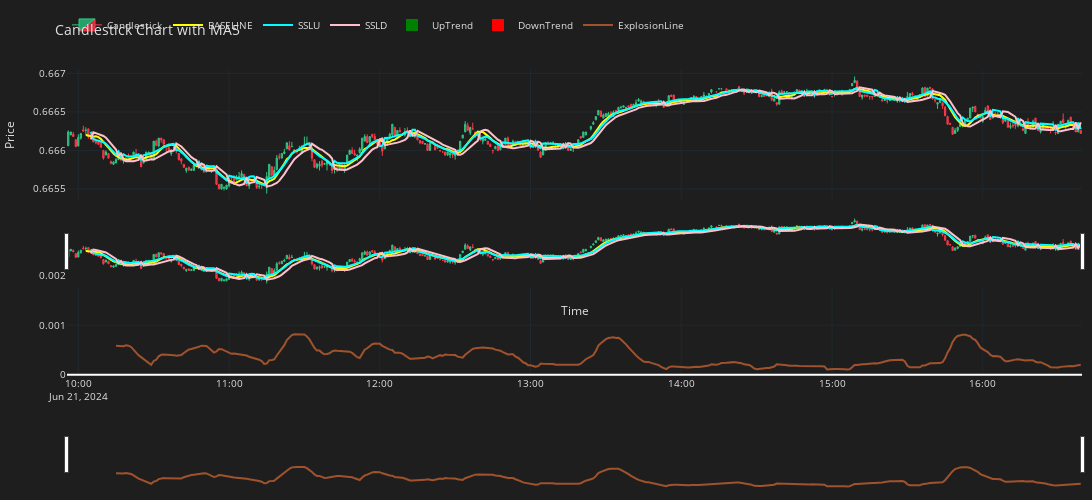

The notebook cell saved with this chart:
### Code cell
import plotly.graph_objects as go
from plotly.subplots import make_subplots  # Correct import for make_subplots

# Create a figure using subplots and add the trace to it

fig = make_subplots(rows=2, cols=1, shared_xaxes=True)

fig.add_trace(go.Candlestick(
    x=df['Time'],
    open=df['Open'],
    high=df['High'],
    low=df['Low'],
    close=df['Close'],
    name='Candlestick',
    line=dict(width=1),
    opacity=1,
    increasing_fillcolor='#24A06B',
    decreasing_fillcolor="#CC2E3C",
    increasing_line_color='#2EC886',
    decreasing_line_color='#FF3A4C'  # Plot on the primary y-axis
), row=1, col=1)

fig.add_trace(go.Scatter(
    x=df['Time'],
    y=df['baseline'],
    name='BASELINE',
    mode='lines',
    line=dict(color='yellow', width=2)  # Plot on the secondary y-axis
), row=1, col=1)


fig.add_trace(go.Scatter(
    x=df['Time'],
    y=df['sslUp'],
    name='SSLU',
    line=dict(color='aqua', width=2),  # Plot on the secondary y-axis
), row=1, col=1)

# SSLD trace
fig.add_trace(go.Scatter(
    x=df['Time'],
    y=df['sslDown'],
    name='SSLD',
    line=dict(color='pink', width=2),  # Plot on the secondary y-axis
), row=1, col=1)


# WAE chart
fig.add_trace(go.Bar(
    x=df['Time'],
    y=df['trendUp'],
    marker_color=np.where(df['trendUp'] < df['trendUp'].shift(1), 'lime', 'green'),
    name='UpTrend',
    width=0.04,
    marker_line_color='rgba(0,0,0,0)',  # Hides the marker border
    marker_line_width=0,  # Sets the marker border width to 0
), row=2, col=1)

fig.add_trace(go.Bar(
    x=df['Time'],
    y=df['trendDown'],
    marker_color=np.where(df['trendDown'] < df['trendDown'].shift(1), 'orange', 'red'),
    name='DownTrend',
    width=0.04,
    marker_line_color='rgba(0,0,0,0)',  # Hides the marker border
    marker_line_width=0,  # Sets the marker border width to 0
), row=2, col=1)


fig.add_trace(go.Scatter(
    x=df['Time'],
    y=df['e1'],
    mode='lines',
    name='ExplosionLine',
    line=dict(color='#A0522D', width=2)
), row=2, col=1)

# Update layout for WAE chart
fig.update_layout(
    title='Candlestick Chart with WAE',
    xaxis_title='Date',
    height=800,
    width=1200,
    margin=dict(l=50, r=50, b=50, t=100),
    paper_bgcolor="#1e1e1e",
    plot_bgcolor="#1e1e1e",
    font=dict(size=10, color="#e1e1e1"),
    showlegend=True,
    legend=dict(x=0, y=1.1, orientation='h')
)

# Update y-axis range for the Candlestick chart (row 1)
fig.update_layout(
    width=1500,
    height=500,
    margin=dict(l=10, r=10, b=10, t=10),
    font=dict(size=10, color="#e1e1e1"),
    paper_bgcolor="#1e1e1e",
    plot_bgcolor="#1e1e1e",
    xaxis_title='Time',
    yaxis_title='Price',
    title='Candlestick Chart with MA5'
)

fig.update_xaxes(
    gridcolor="#1f292f",
    showgrid=True,
    fixedrange=True,
    rangeslider=dict(visible=True)
)

fig.update_yaxes(
    gridcolor="#1f292f",
    showgrid=True)

fig.show()

### Figure 1 — Plotly figure (JSON) as saved in the notebook; plotly's stock layout.template omitted (floating-point values rounded to 4 significant figures; data arrays with more than 128 entries replaced by an {"elided": "..."} marker saying what was removed)
{"data": [{"close": {"elided": "400 float values"}, "decreasing": {"fillcolor": "#CC2E3C", "line": {"color": "#FF3A4C"}}, "high": {"elided": "400 float values"}, "increasing": {"fillcolor": "#24A06B", "line": {"color": "#2EC886"}}, "line": {"width": 1}, "low": {"elided": "400 float values"}, "name": "Candlestick", "opacity": 1, "open": {"elided": "400 float values"}, "type": "candlestick", "x": {"elided": "400 str values"}, "xaxis": "x", "yaxis": "y"}, {"line": {"color": "yellow", "width": 2}, "mode": "lines", "name": "BASELINE", "type": "scatter", "x": {"elided": "400 str values"}, "xaxis": "x", "y": {"elided": "400 float values"}, "yaxis": "y"}, {"line": {"color": "aqua", "width": 2}, "name": "SSLU", "type": "scatter", "x": {"elided": "400 str values"}, "xaxis": "x", "y": {"elided": "400 float values"}, "yaxis": "y"}, {"line": {"color": "pink", "width": 2}, "name": "SSLD", "type": "scatter", "x": {"elided": "400 str values"}, "xaxis": "x", "y": {"elided": "400 float values"}, "yaxis": "y"}, {"marker": {"color": {"elided": "400 str values"}, "line": {"color": "rgba(0,0,0,0)", "width": 0}}, "name": "UpTrend", "type": "bar", "width": 0.04, "x": {"elided": "400 str values"}, "xaxis": "x2", "y": {"elided": "400 float values"}, "yaxis": "y2"}, {"marker": {"color": {"elided": "400 str values"}, "line": {"color": "rgba(0,0,0,0)", "width": 0}}, "name": "DownTrend", "type": "bar", "width": 0.04, "x": {"elided": "400 str values"}, "xaxis": "x2", "y": {"elided": "400 float values"}, "yaxis": "y2"}, {"line": {"color": "#A0522D", "width": 2}, "mode": "lines", "name": "ExplosionLine", "type": "scatter", "x": {"elided": "400 str values"}, "xaxis": "x2", "y": {"elided": "400 float values"}, "yaxis": "y2"}], "layout": {"font": {"color": "#e1e1e1", "size": 10}, "height": 500, "legend": {"orientation": "h", "x": 0, "y": 1.1}, "margin": {"b": 10, "l": 10, "r": 10, "t": 10}, "paper_bgcolor": "#1e1e1e", "plot_bgcolor": "#1e1e1e", "showlegend": true, "title": {"text": "Candlestick Chart with MA5"}, "width": 1500, "xaxis": {"anchor": "y", "domain": [0, 1], "fixedrange": true, "gridcolor": "#1f292f", "matches": "x2", "rangeslider": {"visible": true}, "showgrid": true, "showticklabels": false, "title": {"text": "Time"}}, "xaxis2": {"anchor": "y2", "domain": [0, 1], "fixedrange": true, "gridcolor": "#1f292f", "rangeslider": {"visible": true}, "showgrid": true}, "yaxis": {"anchor": "x", "domain": [0.575, 1], "gridcolor": "#1f292f", "showgrid": true, "title": {"text": "Price"}}, "yaxis2": {"anchor": "x2", "domain": [0, 0.425], "gridcolor": "#1f292f", "showgrid": true}}}
